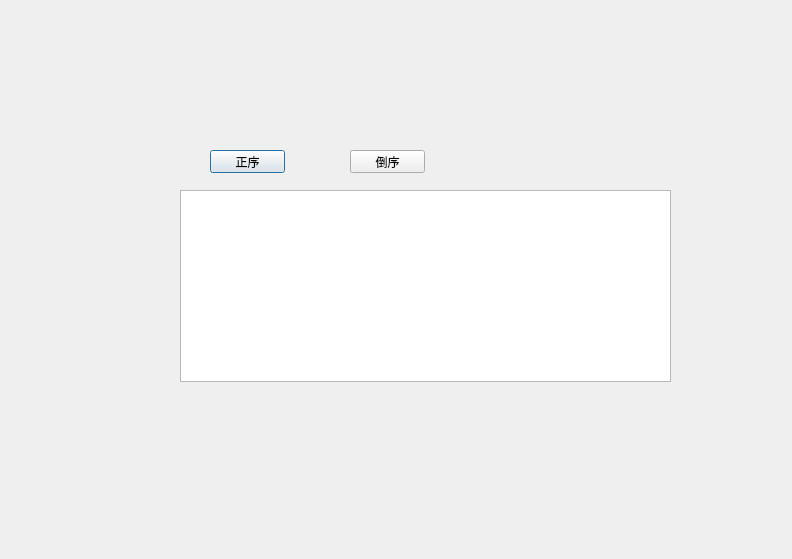
<?xml version="1.0" encoding="UTF-8"?>
<ui version="4.0">
 <class>Dialog</class>
 <widget class="QDialog" name="Dialog">
  <property name="geometry">
   <rect>
    <x>0</x>
    <y>0</y>
    <width>792</width>
    <height>559</height>
   </rect>
  </property>
  <property name="windowTitle">
   <string>Dialog</string>
  </property>
  <widget class="QTableView" name="tableView">
   <property name="geometry">
    <rect>
     <x>180</x>
     <y>190</y>
     <width>491</width>
     <height>192</height>
    </rect>
   </property>
  </widget>
  <widget class="QPushButton" name="pushButton">
   <property name="geometry">
    <rect>
     <x>210</x>
     <y>150</y>
     <width>75</width>
     <height>23</height>
    </rect>
   </property>
   <property name="text">
    <string>正序</string>
   </property>
  </widget>
  <widget class="QPushButton" name="pushButton_2">
   <property name="geometry">
    <rect>
     <x>350</x>
     <y>150</y>
     <width>75</width>
     <height>23</height>
    </rect>
   </property>
   <property name="text">
    <string>倒序</string>
   </property>
  </widget>
 </widget>
 <resources/>
 <connections/>
</ui>
